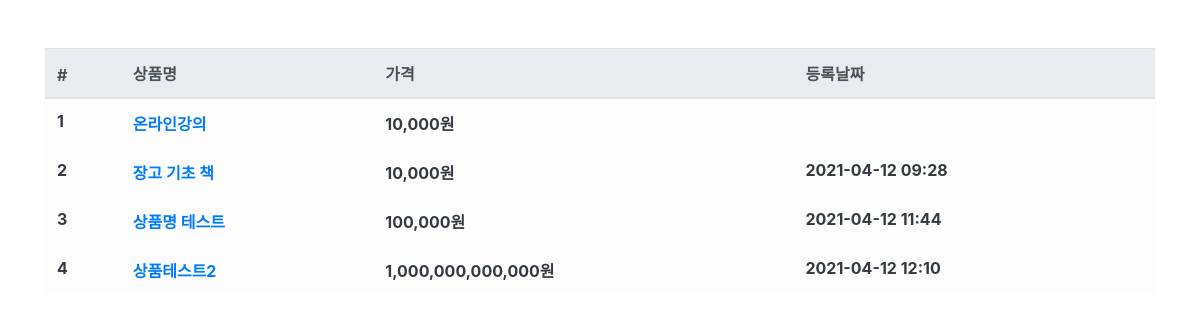
The app's page /product/, older data.
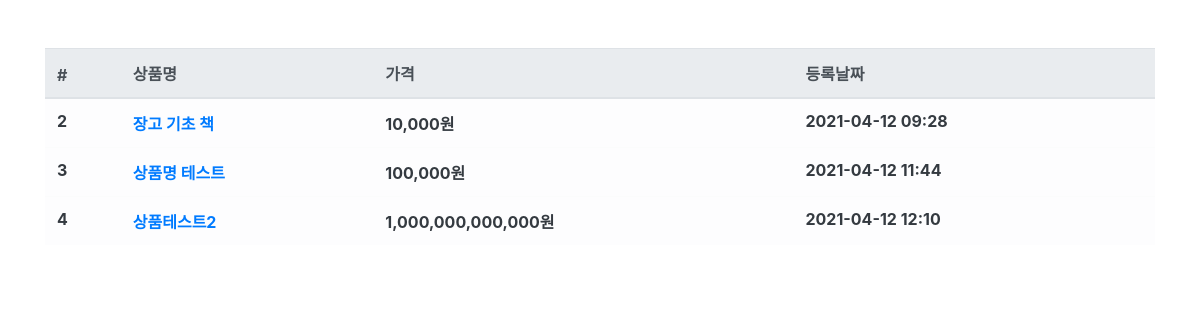
The same page, newer data.
### product/models.py (models this page shows, shortened)
class Product(models.Model):
    name = models.CharField(max_length=256, verbose_name='상품명')
    price = models.IntegerField(verbose_name='상품가격')
    description = models.TextField(verbose_name='상품 설명')  # charfield와는 다르게 문자열 길이 제한이 없음
    stock = models.IntegerField(verbose_name='재고')
    register_date = models.DateTimeField(auto_now_add=True, verbose_name='등록 날짜') # auto_now_add : 최초 저장 시에만 현재날짜를 적용 / auto_now는 save 할 때마다 현재날짜로 갱신
    class Meta:
        db_table = 'fastcampus_product'
        verbose_name = '상품'
        verbose_name_plural = '상품'

### product/views.py (the view)
# urls.py: path('product/', ProductList.as_view()),
class ProductList(ListView):
    model = Product
    template_name = 'product.html'
    context_object_name = 'product_list'

### product/templates/product.html
{% extends "base.html" %}
{% load humanize %}
{% block contents %}
<div class="row mt-5">
    <div class="col-12">
        <table class="table table-light">
            <thead class="thead-light">
                <tr>
                    <th scope="col">#</th>
                    <th scope="col">상품명</th>
                    <th scope="col">가격</th>
                    <th scope="col">등록날짜</th>
                </tr>
            </thead>
            <tbody class="text-dark">
            {% for product in product_list %}
                <tr>
                    <th scope="row">{{product.id}}</th>
                    <th><a href="/product/{{product.id}}">{{product.name}}</a></th>
                    <th>{{product.price|intcomma}}원</th>
                    <th>{{product.register_date|date:'Y-m-d H:i'}}</th>
                </tr>
            {% endfor %}
            </tbody>
        </table>
    </div>
</div>
{% endblock %}

### fcuser/templates/base.html (shortened to what this page needs)
<html>
    <head>
        <link rel="stylesheet" href="https://stackpath.bootstrapcdn.com/bootstrap/4.3.1/css/bootstrap.min.css"
>
    </head>
<body>
    <div class="container">
        {% block contents %}
        {% endblock %}
    </div>
</body>
</html>

Row changes from the older to the newer data that the page shows:
removed Product: id "1", name "온라인강의", price "10,000"
